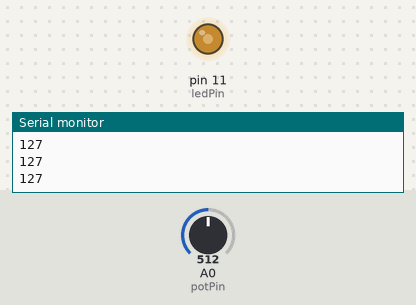
The sketch below on a simulated Arduino Uno, built with avr-gcc and run on an emulated ATmega328P. Parts: output pins drawn as LEDs (lit = HIGH), the last lines printed to the serial monitor. The test bench sets the inputs (shaded band); at power-on: A0 (potPin) = 512.

Above: at 1.2 s.
1.3 s: A0 (potPin) set to 716
At 2.0 s:
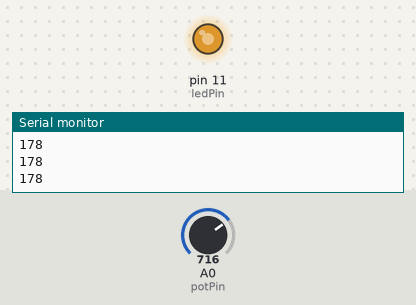
2.8 s: A0 (potPin) set to 900
At 3.2 s:
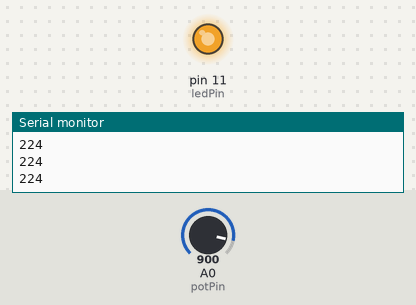
4.3 s: A0 (potPin) set to 122
At 5.4 s:
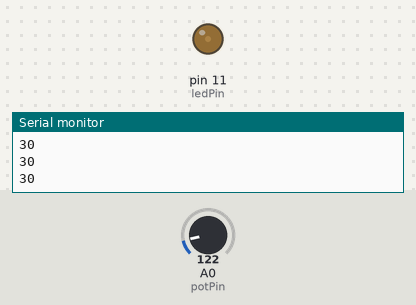
5.8 s: A0 (potPin) set to 0
At 6.6 s:
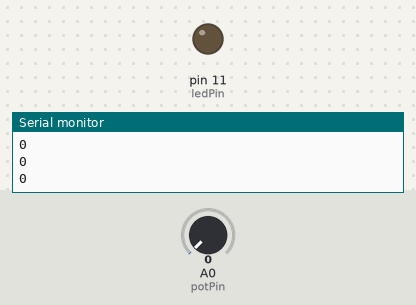
7.3 s: A0 (potPin) set to 511
At 7.7 s:
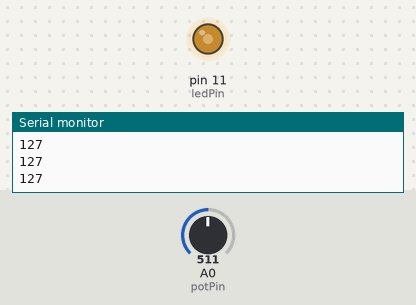
Timing chart, 0 to 9.8 s (numbered marks = the images above; inputs shaded):
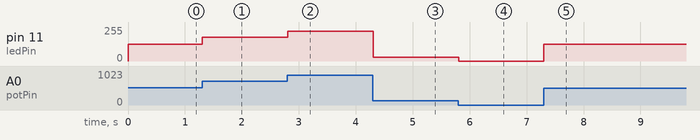

The sketch:

PotVal.ino
```cpp
int potPin=A0;
int ledPin=11;
int potVal;
int dt=0;
int Brightness;

void setup()
{
  pinMode(potPin,INPUT);
  pinMode(ledPin,OUTPUT);
  Serial.begin(9600);
}

void loop()
{
  potVal=analogRead(potPin);
  Brightness=((255./1023.)*potVal);
  Serial.println(Brightness);
  analogWrite(ledPin,Brightness);
  delay(dt);
}
```

Measured:
- after the input at 1.3 s, pin 11 (ledPin): 127/255 → 178/255 at once
- after the input at 2.8 s, pin 11 (ledPin): 178/255 → 224/255 at once
- after the input at 4.3 s, pin 11 (ledPin): 224/255 → 30/255 at once
- after the input at 5.8 s, pin 11 (ledPin): 30/255 → 0/255 at once
- after the input at 7.3 s, pin 11 (ledPin): 0/255 → 127/255 at once
